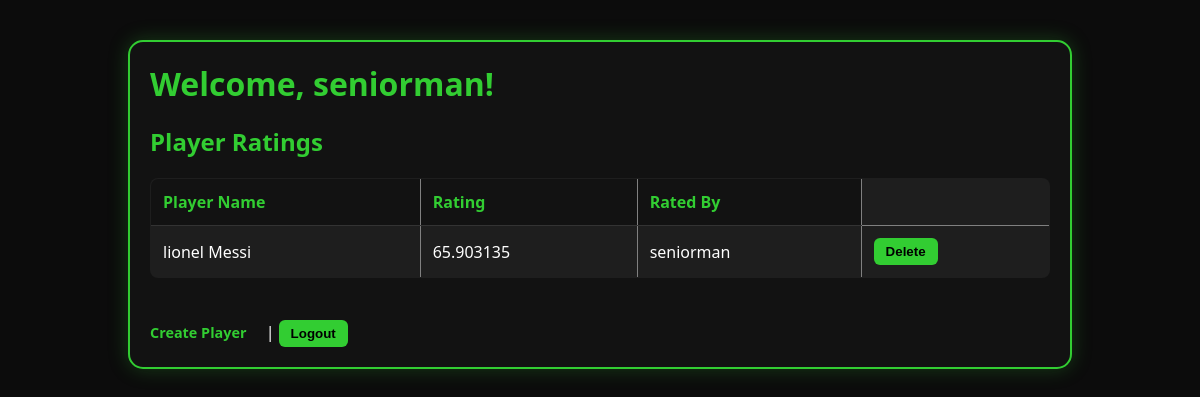
/logged_in (signed in), run on an earlier commit of the app's database.
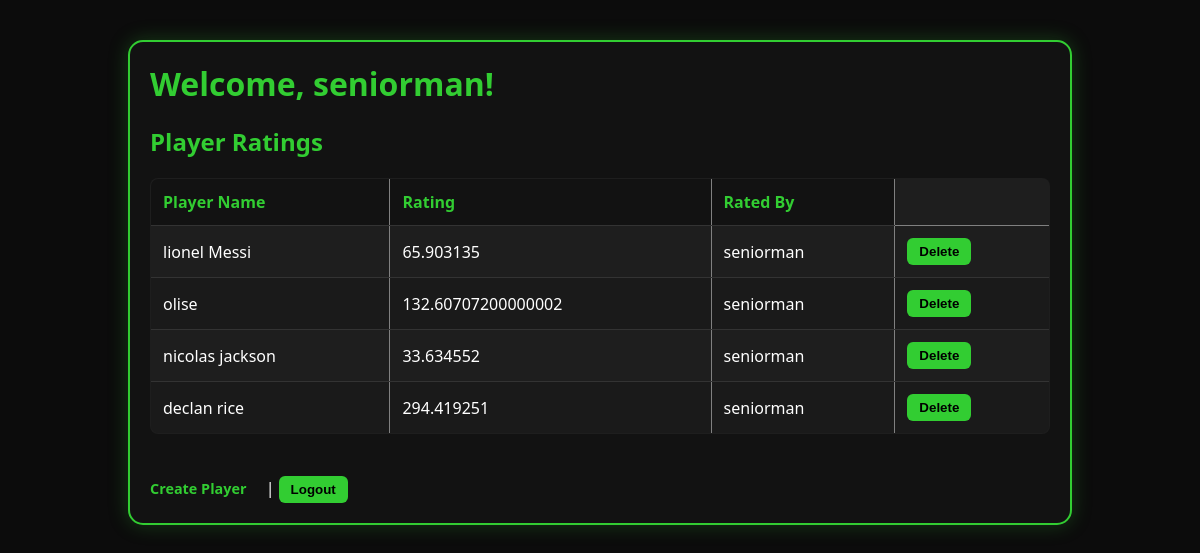
And on a later commit of the database.
### tables this page shows
CREATE TABLE user (
    user_id INTEGER PRIMARY KEY AUTOINCREMENT,
    user_name TEXT NOT NULL
);

CREATE TABLE rating (
    rating_id INTEGER PRIMARY KEY AUTOINCREMENT,
    user_id INTEGER NOT NULL,
    player_id INTEGER NOT NULL,
    rating_value REAL NOT NULL,
    FOREIGN KEY (user_id) REFERENCES user(user_id),
    FOREIGN KEY (player_id) REFERENCES player(player_id));

CREATE TABLE player (
    player_id INTEGER PRIMARY KEY AUTOINCREMENT,
    player_name TEXT NOT NULL
);

### frontend.py (the view)
@app.route('/logged_in')
def home():
    conn = sqlite3.connect('general.db')
    conn.row_factory = sqlite3.Row
    cursor = conn.cursor()
    function =cursor.execute('''
        SELECT rating.rating_id,user.user_name, player.player_name, rating.rating_value
        FROM rating
        JOIN user ON rating.user_id = user.user_id
        JOIN player ON rating.player_id = player.player_id
    ''')
    ratings = cursor.fetchall()
    conn.close()
    return render_template('dashboard.html', ratings=ratings,name=session['username'],
                           function = function)

### templates/dashboard.html (shortened to what this page needs)
<!DOCTYPE html>
<html lang="en">
<head>
    <link rel="stylesheet" href="static/style.css">
</head>
<body>
 <div class="dashboard-wrapper">
    <h1>Welcome, {{ name }}!</h1>
    <h2>Player Ratings</h2>
    {% if ratings %}
        <table border="1" cellpadding="8">
            <thead>
                <tr>
                    <th>Player Name</th>
                    <th>Rating</th>
                    <th>Rated By</th>
                </tr>
            </thead>
            <tbody>
    {% for r in ratings %}
        <tr>
            <td>{{ r['player_name'] }}</td>
            <td>{{ r['rating_value'] }}</td>
            <td>{{ r['user_name'] }}</td>
            <td>
                <form action="{{ url_for('delete_rating') }}" method="POST" style="display:inline;">
                    <button type="submit">Delete</button>
                </form>
            </td>
        </tr>
    {% endfor %}
</tbody>
        </table>
    {% else %}
        <p>No ratings available yet.</p>
    {% endif %}
    <div class="dashboard-actions">
        <br>
        <a href="{{ url_for('create_player') }}">Create Player</a> |
        <form action="{{ url_for('logout') }}" method="POST" style="display: inline;">
            <button type="submit">Logout</button>
        </form>
    </div>
 </div>
</body>
</html>

### static/style.css (style rules this page uses)
body { background: #0c0c0c; margin: 0; padding: 0; font-family: 'Segoe UI', sans-serif; color: white; }
h1 { margin-top: 0; margin-bottom: 20px; font-size: 1.5rem; }
a { color: limegreen; text-decoration: none; font-size: 0.9rem; }
body { background: #0c0c0c; color: white; font-family: 'Segoe UI', sans-serif; margin: 0; padding: 0; }
.dashboard-wrapper { max-width: 900px; margin: 40px auto; padding: 20px; background: #121212; border: 2px solid limegreen; border-radius: 15px; box-shadow: 0 0 20px rgba(50, 205, 50, 0.25); }
h1, h2 { color: limegreen; margin-bottom: 20px; }
h1 { font-size: 2rem; }
h2 { font-size: 1.5rem; }
table { width: 100%; border-collapse: collapse; margin-bottom: 20px; background: #1e1e1e; border-radius: 8px; overflow: hidden; }
table th, table td { padding: 12px; text-align: left; border-bottom: 1px solid #333; }
table th { background-color: #121212; color: limegreen; font-weight: bold; }
table tr:nth-child(even) { background-color: #1a1a1a; }
button { background-color: limegreen; color: black; border: none; border-radius: 6px; padding: 6px 12px; cursor: pointer; font-weight: bold; transition: background-color 0.3s ease; }
.dashboard-actions { margin-top: 20px; }
.dashboard-actions a { color: limegreen; font-weight: bold; text-decoration: none; margin-right: 15px; }
.dashboard-actions form { display: inline; }

What changed in the data, as far as the page shows it:
added rating: player_name "olise", rating_value "132.60707200000002", user_name "seniorman"
added rating: player_name "nicolas jackson", rating_value "33.634552", user_name "seniorman"
added rating: player_name "declan rice", rating_value "294.419251", user_name "seniorman"
